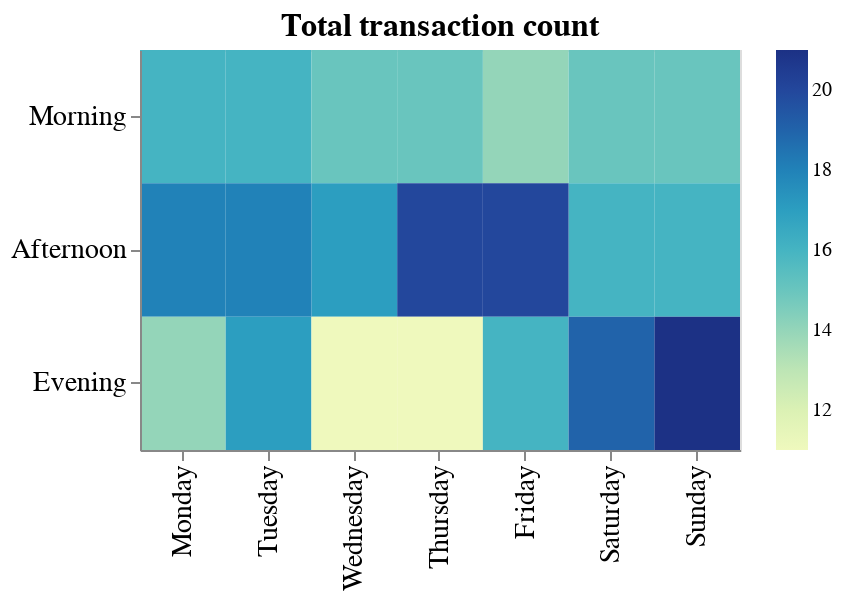

Notebook code cell kept with this figure:
### Code cell
# Same plot as above, using `transform_filter`

plot_2_transform = (alt
 .Chart(new_df)
 .mark_rect()
 .encode(
     alt.X('Day_of_week:N', title=None, sort=days),
     alt.Y('Time_of_day:N', title=None, sort=times),
     alt.Color('count(Invoice ID):Q', title=None),
     tooltip='count(Invoice ID):Q')
 .transform_filter(alt.FieldEqualPredicate(field='Branch', equal='A'))
 .configure_axis(labelFontSize=14, titleFontSize=14)
 .configure_title(fontSize=16)
 .properties(width=300, height=200, title='Total transaction count')
)

plot_2_transform

### Figure 1 — Vega-Lite specification as saved in the notebook (floating-point values rounded to 4 significant figures; data arrays with more than 128 entries replaced by an {"elided": "..."} marker saying what was removed)
{"$schema": "https://vega.github.io/schema/vega-lite/v3.4.0.json", "config": {"axis": {"labelFontSize": 14, "titleFontSize": 14}, "mark": {"tooltip": null}, "title": {"fontSize": 16}, "view": {"height": 300, "width": 400}}, "data": {"name": "data-951c379322c133f0d1db14ecb82b3366"}, "datasets": {"data-951c379322c133f0d1db14ecb82b3366": {"elided": "1000 records"}}, "encoding": {"color": {"aggregate": "count", "field": "Invoice ID", "title": null, "type": "quantitative"}, "tooltip": {"aggregate": "count", "field": "Invoice ID", "type": "quantitative"}, "x": {"field": "Day_of_week", "sort": ["Monday", "Tuesday", "Wednesday", "Thursday", "Friday", "Saturday", "Sunday"], "title": null, "type": "nominal"}, "y": {"field": "Time_of_day", "sort": ["Morning", "Afternoon", "Evening"], "title": null, "type": "nominal"}}, "height": 200, "mark": "rect", "title": "Total transaction count", "transform": [{"filter": {"equal": "A", "field": "Branch"}}], "width": 300}
